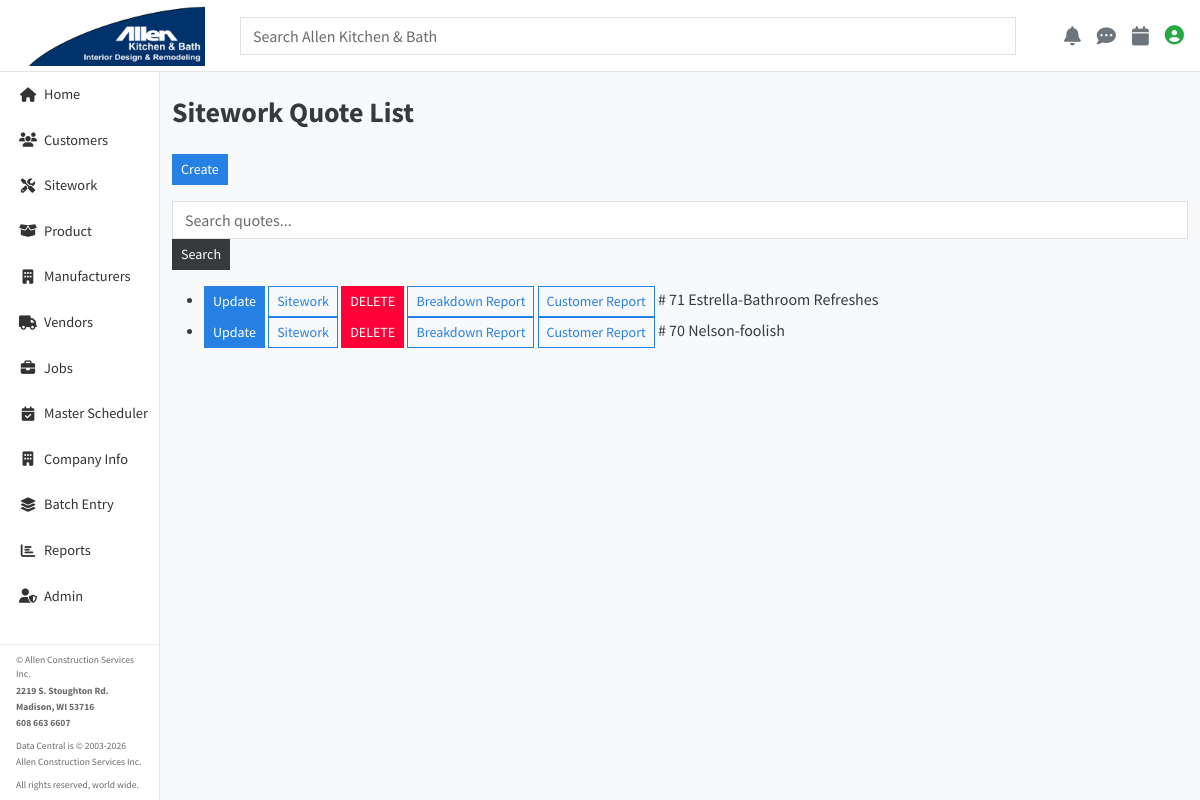
Screenshot of /sitework/list/ (signed in) with the database file from the repository.
### sitework/models.py (models this page shows, shortened)
class SiteworkQuote(models.Model):
    KBFLAG_CHOICES = [
        ('K', 'Kitchen'),
        ('B', 'Bath'),
        ('Both', 'Both'),
    ]
    customer = models.ForeignKey(Customer,on_delete=models.CASCADE,null=True,related_name='sq_customers')
    market = models.ForeignKey(Market,on_delete=models.CASCADE,null=True,related_name='sq_markets')
    quotedby = models.ForeignKey(User, on_delete=models.CASCADE,null=True,blank=True,related_name="+")
    job = models.ForeignKey('job.Job', on_delete=models.CASCADE, null=True, blank=True, related_name='sitework_quotes')
    quotedate = models.DateField(blank=True, default=datetime.now)
    quotedesc = models.CharField(max_length=250, blank=True, null=True)
    status = models.CharField(max_length=1,blank=True, default='A')
    kbflag = models.CharField(max_length=10, choices=KBFLAG_CHOICES, blank=True, default='BOTH',null=True)
    overheadpercent = models.FloatField(blank=True, null=True)
    is_primary = models.BooleanField(default=False, help_text="Primary sitework quote for this job")

### crm/models.py (models this page shows, shortened)
class Customer(models.Model):
    uuid = models.UUIDField(default=uuid.uuid4, editable=False, unique=True, db_index=True)
    first_name = models.CharField(max_length=100)
    last_name = models.CharField(max_length=100)
    email = models.EmailField(max_length=100)
    first_name2 = models.CharField(max_length=100,blank=True)
    last_name2 = models.CharField(max_length=100,blank=True)
    address = models.CharField(max_length=100)
    city = models.CharField(max_length=100)
    state = models.CharField(max_length=2)
    zip = models.CharField(max_length=15)
    county = models.ForeignKey(County,on_delete=models.CASCADE,null=True)
    emailoptout  = models.CharField(max_length=1,blank=True)
    cellphone = models.CharField(max_length=12,blank=True)
    cellphone2 = models.CharField(max_length=12,blank=True)
    home_phone = models.CharField(max_length=12,blank=True)
    work_phone = models.CharField(max_length=12,blank=True)
    work_phone2 = models.CharField(max_length=12,blank=True)
    status_flag = models.CharField(max_length=1,blank=True)
    assigned_staff = models.CharField(max_length=100,blank=True)
    cust_code = models.CharField(max_length=7,blank=True)
    referral = models.ForeignKey(Referral,on_delete=models.CASCADE,null=True)
    notes = models.CharField(max_length=300,blank=True)
    created_at = models.DateTimeField(auto_now_add=True, null=True, blank=True)
    updated_at = models.DateTimeField(auto_now=True, null=True, blank=True)
    created_by = models.CharField(max_length=100, blank=True)
    updated_by = models.CharField(max_length=100, blank=True)
    deleted_at = models.DateTimeField(null=True, blank=True)
    deleted_by = models.CharField(max_length=100, blank=True)

### sitework/views.py (the view)
# urls.py: path("list/", views.quote_list, name='list_url'),
@login_required
def quote_list(request):
    num_visits = request.session.get('num_visits', 0)
    num_visits += 1
    request.session['num_visits'] = num_visits
    search_query = request.GET.get('q', '')
    if search_query:
        quotes = SiteworkQuote.objects.filter(
            Q(quotedesc__icontains=search_query) |
            Q(customer__last_name__icontains=search_query) |
            Q(customer__first_name__icontains=search_query) |
            Q(status__icontains=search_query) |
            Q(id__icontains=search_query)
        ).order_by('quotedesc')
    else:
        quotes = SiteworkQuote.objects.order_by('quotedesc')
    task_id = request.GET.get('task_id')
    quote_id = request.GET.get('quote_id')
    template_name = 'sitework/quote_list.html'
    context = {
        'quotes': quotes,
        'num_visits': num_visits,
        'task_id': task_id,
        'new_quote_id': quote_id,
    }
    return TemplateResponse(request, template_name, context)

### sitework/context_processors.py (called while the page is built)
def sw(request):
    return {'sw': Sitework(request)}

### sitework/templates/sitework/quote_list.html (shortened to what this page needs)
{% extends "base.html" %}
{% block title %}Sitework Quote List{% endblock %}
{% block content %}
<div class="mb-3">
    <a class="btn btn-primary btn-sm" type="button" href="{% url 'sitework:create_url' %}">Create</a>
</div>
<div class="mb-3">
    <form method="GET" class="form-inline">
        <div class="form-group mr-2">
            <input type="text" name="q" class="form-control" placeholder="Search quotes..." value="{{ request.GET.q }}">
        </div>
        <button type="submit" class="btn btn-secondary btn-sm">Search</button>
    </form>
</div>
<ul>
    {% for q in quotes %}
    <li>
        <a class="btn btn-primary btn-sm "  type="button" href="{% url 'sitework:show_url' qte=q.id %}">Update</a>
        <a class="btn btn-outline-primary btn-sm "  type="button" href="{% url 'sitework:subcat_form' cat=1 qte=q.id %}">Sitework</a>
        <a class="btn btn-sm btn-danger"  type="button" href="{% url 'sitework:delete_url' quote_id=q.id %}">DELETE</a>
        <a class="btn btn-sm btn-outline-primary "  type="button" href="{% url 'sitework:show_report' qte=q.id %}">Breakdown Report</a>
        <a class="btn btn-sm btn-outline-primary "  type="button" href="{% url 'sitework:show_report_simple' qte=q.id %}">Customer Report</a>
        # {{ q.id }} {{q.customer.last_name}}-{{q.quotedesc}}
    </li>
    {% endfor %}
</ul>
{% endblock %}

### templates/base.html (style rules this page uses)
body { background: #f8f9fa; }

### rows the page displays
SiteworkQuote: id "71", customer.last_name "Estrella", quotedesc "Bathroom Refreshes"
SiteworkQuote: id "70", customer.last_name "Nelson", quotedesc "foolish"
